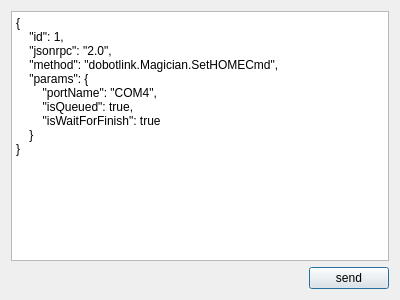
<?xml version="1.0" encoding="UTF-8"?>
<ui version="4.0">
 <class>DSendUserPacketDialog</class>
 <widget class="QDialog" name="DSendUserPacketDialog">
  <property name="geometry">
   <rect>
    <x>0</x>
    <y>0</y>
    <width>400</width>
    <height>300</height>
   </rect>
  </property>
  <property name="windowTitle">
   <string>UserSendDialog</string>
  </property>
  <layout class="QVBoxLayout" name="verticalLayout">
   <item>
    <widget class="QPlainTextEdit" name="plainTextEdit">
     <property name="toolTip">
      <string/>
     </property>
     <property name="plainText">
      <string notr="true">{    
    &quot;id&quot;: 1,    
    &quot;jsonrpc&quot;: &quot;2.0&quot;,    
    &quot;method&quot;: &quot;dobotlink.Magician.SetHOMECmd&quot;,
    &quot;params&quot;: {        
        &quot;portName&quot;: &quot;COM4&quot;,        
        &quot;isQueued&quot;: true,
        &quot;isWaitForFinish&quot;: true    
    }
}</string>
     </property>
    </widget>
   </item>
   <item>
    <widget class="QWidget" name="widget" native="true">
     <layout class="QHBoxLayout" name="horizontalLayout">
      <property name="spacing">
       <number>0</number>
      </property>
      <property name="leftMargin">
       <number>0</number>
      </property>
      <property name="topMargin">
       <number>0</number>
      </property>
      <property name="rightMargin">
       <number>0</number>
      </property>
      <property name="bottomMargin">
       <number>0</number>
      </property>
      <item>
       <spacer name="horizontalSpacer">
        <property name="orientation">
         <enum>Qt::Horizontal</enum>
        </property>
        <property name="sizeHint" stdset="0">
         <size>
          <width>304</width>
          <height>20</height>
         </size>
        </property>
       </spacer>
      </item>
      <item>
       <widget class="QPushButton" name="pushButton_send">
        <property name="text">
         <string>send</string>
        </property>
        <property name="shortcut">
         <string>Ctrl+Return</string>
        </property>
       </widget>
      </item>
     </layout>
    </widget>
   </item>
  </layout>
 </widget>
 <resources/>
 <connections/>
</ui>
